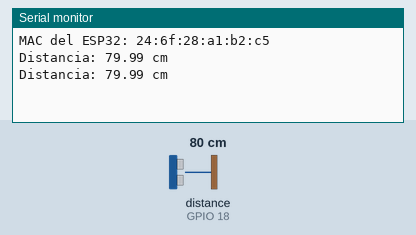
Simulated run of this program. Board: ESP32. Parts: the last lines printed to the serial monitor. Wiring (inferred from the names in the program): ultrasonic range finder: trigger GPIO 5; echo GPIO 18. The inputs (shaded band) are chosen by the test bench; at power-on: distance to the obstacle (sensor on GPIO 18) 80 cm. The echo pulse lasts 58.3 µs per cm; nothing arrives over Bluetooth unless stated; a phone connects over Bluetooth LE 3 s after start.

Above: at 1.8 s.
1.9 s: distance to the obstacle (sensor on GPIO 18) set to 2 cm
At 2.8 s:
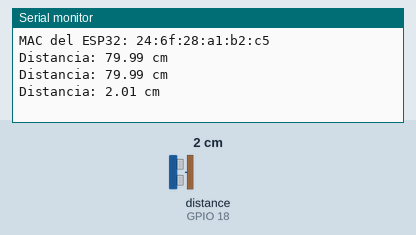
3.4 s: distance to the obstacle (sensor on GPIO 18) set to 4 cm
At 4.4 s:
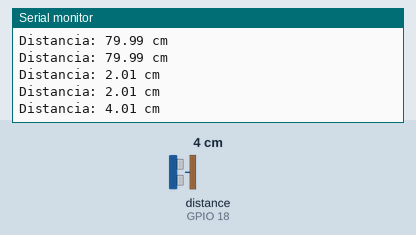
Timing chart, 0 to 6.4 s (numbered marks = the images above; inputs shaded):
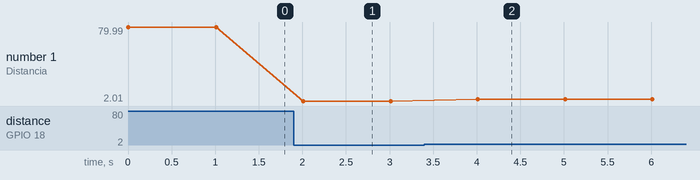

Measured:
- after the input at 1.9 s, the serial monitor: prints a new line after 0.11 s (image 1)
- after the input at 3.4 s, the serial monitor: prints a new line after 0.61 s (image 2)
- plotted number 1: 79.99 → 2.01 after the input at 1.9 s, 2.01 → 4.01 after the input at 3.4 s

The program:

main.cpp
```cpp
#include <Arduino.h>
#include <BLEDevice.h>
#include <BLEUtils.h>
#include <BLEServer.h>

// Pines del sensor ultrasónico
#define TRIG_PIN 5
#define ECHO_PIN 18

// Configuración de BLE
#define SERVICE_UUID        "12345678-1234-5678-1234-56789abcdef0"
#define CHARACTERISTIC_UUID "abcdef12-3456-789a-bcde-f0123456789a"

BLECharacteristic *pCharacteristic;

void setup() {
    Serial.begin(115200);

    pinMode(TRIG_PIN, OUTPUT);
    pinMode(ECHO_PIN, INPUT);


    // Inicializar BLE
    BLEDevice::init("ESP32_Ultrasonico");
    Serial.print("MAC del ESP32: ");
    BLEServer *pServer = BLEDevice::createServer();
    BLEService *pService = pServer->createService(SERVICE_UUID);
    Serial.println(BLEDevice::getAddress().toString().c_str());  // Imprime la MAC

    pCharacteristic = pService->createCharacteristic(
                      CHARACTERISTIC_UUID,
                      BLECharacteristic::PROPERTY_READ |
                      BLECharacteristic::PROPERTY_NOTIFY
                    );

    pService->start();
    BLEAdvertising *pAdvertising = BLEDevice::getAdvertising();
    pAdvertising->addServiceUUID(SERVICE_UUID);
    pAdvertising->start();
}

// Función para medir distancia con el sensor ultrasónico
float medirDistancia() {
    digitalWrite(TRIG_PIN, LOW);
    delayMicroseconds(2);
    digitalWrite(TRIG_PIN, HIGH);
    delayMicroseconds(10);
    digitalWrite(TRIG_PIN, LOW);

    long duration = pulseIn(ECHO_PIN, HIGH);
    float distance = (duration * 0.0343) / 2;  // Convertir a cm
    return distance;
}

void loop() {
    float distancia = medirDistancia();
    Serial.print("Distancia: ");
    Serial.print(distancia);
    Serial.println(" cm");

    // Convertir la distancia en String y enviarla por BLE
    char distanciaStr[10];
    dtostrf(distancia, 6, 2, distanciaStr);
    pCharacteristic->setValue(distanciaStr);
    pCharacteristic->notify();  // Notificar a dispositivos conectados

    delay(1000);  // Enviar datos cada segundo
}
```
